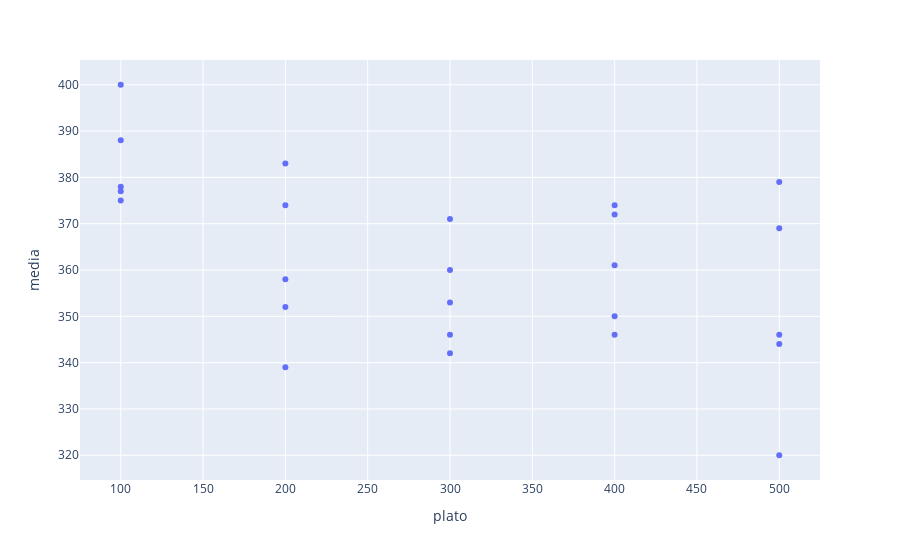

Notebook code for this chart:
### Code cell
fig = px.scatter(df_f, x = "plato", y = "media")

fig.show()

### Figure 1 — Plotly figure (JSON) as saved in the notebook; plotly's stock layout.template omitted (floating-point values rounded to 4 significant figures)
{"data": [{"hovertemplate": "plato=%{x}<br>media=%{y}<extra></extra>", "legendgroup": "", "marker": {"color": "#636efa", "symbol": "circle"}, "mode": "markers", "name": "", "orientation": "v", "showlegend": false, "type": "scatter", "x": [100, 100, 100, 100, 100, 200, 200, 200, 200, 200, 300, 300, 300, 300, 300, 400, 400, 400, 400, 400, 500, 500, 500, 500, 500], "xaxis": "x", "y": [378, 375, 400, 377, 388, 352, 339, 374, 358, 383, 346, 342, 360, 353, 371, 361, 346, 350, 372, 374, 346, 320, 369, 344, 379], "yaxis": "y"}], "layout": {"legend": {"tracegroupgap": 0}, "margin": {"t": 60}, "xaxis": {"anchor": "y", "domain": [0, 1], "title": {"text": "plato"}}, "yaxis": {"anchor": "x", "domain": [0, 1], "title": {"text": "media"}}}}
